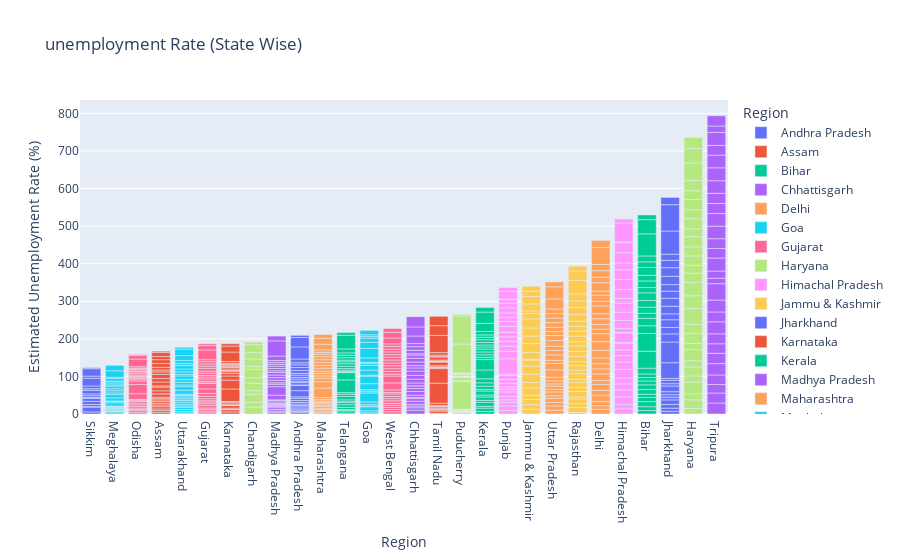

Write notebook code for a chart like this one.
### Markdown cell above
### Data *Visualization*
Visualizing Data By **BAR GRAPH**

### Code cell
fa = px.bar(df1,x='Region',y=' Estimated Unemployment Rate (%)',color='Region',
            title= "unemployment Rate (State Wise)")
fa.update_layout(xaxis={'categoryorder':'total ascending'})
fa.show()

### Figure 1 — Plotly figure (JSON) as saved in the notebook; plotly's stock layout.template omitted (floating-point values rounded to 4 significant figures)
{"data": [{"alignmentgroup": "True", "hovertemplate": "Region=%{x}<br> Estimated Unemployment Rate (%)=%{y}<extra></extra>", "legendgroup": "Andhra Pradesh", "marker": {"color": "#636efa", "pattern": {"shape": ""}}, "name": "Andhra Pradesh", "offsetgroup": "Andhra Pradesh", "orientation": "v", "showlegend": true, "textposition": "auto", "type": "bar", "x": ["Andhra Pradesh", "Andhra Pradesh", "Andhra Pradesh", "Andhra Pradesh", "Andhra Pradesh", "Andhra Pradesh", "Andhra Pradesh", "Andhra Pradesh", "Andhra Pradesh", "Andhra Pradesh", "Andhra Pradesh", "Andhra Pradesh", "Andhra Pradesh", "Andhra Pradesh", "Andhra Pradesh", "Andhra Pradesh", "Andhra Pradesh", "Andhra Pradesh", "Andhra Pradesh", "Andhra Pradesh", "Andhra Pradesh", "Andhra Pradesh", "Andhra Pradesh", "Andhra Pradesh", "Andhra Pradesh", "Andhra Pradesh", "Andhra Pradesh", "Andhra Pradesh"], "xaxis": "x", "y": [3.65, 3.05, 3.75, 3.32, 5.17, 3.52, 4.12, 4.38, 4.84, 5.91, 4.06, 16.29, 14.46, 0.85, 6.09, 3.8, 5.64, 4.61, 6.01, 4.7, 7.54, 7.88, 7.11, 5.66, 9.88, 32.3, 24.91, 5.86], "yaxis": "y"}, {"alignmentgroup": "True", "hovertemplate": "Region=%{x}<br> Estimated Unemployment Rate (%)=%{y}<extra></extra>", "legendgroup": "Assam", "marker": {"color": "#EF553B", "pattern": {"shape": ""}}, "name": "Assam", "offsetgroup": "Assam", "orientation": "v", "showlegend": true, "textposition": "auto", "type": "bar", "x": ["Assam", "Assam", "Assam", "Assam", "Assam", "Assam", "Assam", "Assam", "Assam", "Assam", "Assam", "Assam", "Assam", "Assam", "Assam", "Assam", "Assam", "Assam", "Assam", "Assam", "Assam", "Assam", "Assam", "Assam", "Assam", "Assam"], "xaxis": "x", "y": [4.29, 5.08, 4.26, 5.79, 4.46, 4.65, 4.66, 4.29, 3.26, 3.77, 9.38, 0, 7.87, 9.89, 3.21, 10.39, 9.26, 11.17, 6.31, 5.02, 7.24, 9.98, 10.34, 8.37, 10.77, 3.42], "yaxis": "y"}, {"alignmentgroup": "True", "hovertemplate": "Region=%{x}<br> Estimated Unemployment Rate (%)=%{y}<extra></extra>", "legendgroup": "Bihar", "marker": {"color": "#00cc96", "pattern": {"shape": ""}}, "name": "Bihar", "offsetgroup": "Bihar", "orientation": "v", "showlegend": true, "textposition": "auto", "type": "bar", "x": ["Bihar", "Bihar", "Bihar", "Bihar", "Bihar", "Bihar", "Bihar", "Bihar", "Bihar", "Bihar", "Bihar", "Bihar", "Bihar", "Bihar", "Bihar", "Bihar", "Bihar", "Bihar", "Bihar", "Bihar", "Bihar", "Bihar", "Bihar", "Bihar", "Bihar", "Bihar", "Bihar", "Bihar"], "xaxis": "x", "y": [9.27, 10.2, 13.44, 11, 8.87, 12.47, 12.4, 10.16, 9.13, 9.61, 15.39, 45.09, 47.26, 20.49, 19.9, 13.29, 16.41, 17.66, 20.46, 14.06, 17.62, 14.91, 20.69, 15.11, 15.73, 58.77, 37.87, 12.45], "yaxis": "y"}, {"alignmentgroup": "True", "hovertemplate": "Region=%{x}<br> Estimated Unemployment Rate (%)=%{y}<extra></extra>", "legendgroup": "Chhattisgarh", "marker": {"color": "#ab63fa", "pattern": {"shape": ""}}, "name": "Chhattisgarh", "offsetgroup": "Chhattisgarh", "orientation": "v", "showlegend": true, "textposition": "auto", "type": "bar", "x": ["Chhattisgarh", "Chhattisgarh", "Chhattisgarh", "Chhattisgarh", "Chhattisgarh", "Chhattisgarh", "Chhattisgarh", "Chhattisgarh", "Chhattisgarh", "Chhattisgarh", "Chhattisgarh", "Chhattisgarh", "Chhattisgarh", "Chhattisgarh", "Chhattisgarh", "Chhattisgarh", "Chhattisgarh", "Chhattisgarh", "Chhattisgarh", "Chhattisgarh", "Chhattisgarh", "Chhattisgarh", "Chhattisgarh", "Chhattisgarh", "Chhattisgarh", "Chhattisgarh", "Chhattisgarh", "Chhattisgarh"], "xaxis": "x", "y": [9.82, 6.76, 4.54, 4.64, 8.33, 6.96, 2.77, 6.11, 9.89, 7.89, 7.31, 0, 7.64, 10.14, 9.77, 11.77, 8.17, 6.29, 9.46, 10.27, 8.32, 3.57, 9.01, 9.79, 8.21, 20.13, 24.1, 27.07], "yaxis": "y"}, {"alignmentgroup": "True", "hovertemplate": "Region=%{x}<br> Estimated Unemployment Rate (%)=%{y}<extra></extra>", "legendgroup": "Delhi", "marker": {"color": "#FFA15A", "pattern": {"shape": ""}}, "name": "Delhi", "offsetgroup": "Delhi", "orientation": "v", "showlegend": true, "textposition": "auto", "type": "bar", "x": ["Delhi", "Delhi", "Delhi", "Delhi", "Delhi", "Delhi", "Delhi", "Delhi", "Delhi", "Delhi", "Delhi", "Delhi", "Delhi", "Delhi", "Delhi", "Delhi", "Delhi", "Delhi", "Delhi", "Delhi", "Delhi", "Delhi", "Delhi", "Delhi", "Delhi", "Delhi", "Delhi", "Delhi"], "xaxis": "x", "y": [12.56, 9.33, 11.07, 17.18, 12.5, 15.84, 11.11, 16.97, 13.48, 13.81, 15.18, 20.69, 22.76, 21.14, 12.31, 12.76, 14.68, 13.52, 20.59, 12.41, 16.11, 11.07, 22.45, 14.86, 17.09, 16.51, 45.78, 18.11], "yaxis": "y"}, {"alignmentgroup": "True", "hovertemplate": "Region=%{x}<br> Estimated Unemployment Rate (%)=%{y}<extra></extra>", "legendgroup": "Goa", "marker": {"color": "#19d3f3", "pattern": {"shape": ""}}, "name": "Goa", "offsetgroup": "Goa", "orientation": "v", "showlegend": true, "textposition": "auto", "type": "bar", "x": ["Goa", "Goa", "Goa", "Goa", "Goa", "Goa", "Goa", "Goa", "Goa", "Goa", "Goa", "Goa", "Goa", "Goa", "Goa", "Goa", "Goa", "Goa", "Goa", "Goa", "Goa", "Goa", "Goa", "Goa"], "xaxis": "x", "y": [2.91, 5.45, 10.98, 1.98, 3.61, 7.21, 23.71, 3.54, 5.38, 0, 15.91, 20, 2.75, 13.33, 12.28, 4.9, 3.16, 12.31, 25.2, 16.22, 10.92, 4.31, 4.76, 11.76], "yaxis": "y"}, {"alignmentgroup": "True", "hovertemplate": "Region=%{x}<br> Estimated Unemployment Rate (%)=%{y}<extra></extra>", "legendgroup": "Gujarat", "marker": {"color": "#FF6692", "pattern": {"shape": ""}}, "name": "Gujarat", "offsetgroup": "Gujarat", "orientation": "v", "showlegend": true, "textposition": "auto", "type": "bar", "x": ["Gujarat", "Gujarat", "Gujarat", "Gujarat", "Gujarat", "Gujarat", "Gujarat", "Gujarat", "Gujarat", "Gujarat", "Gujarat", "Gujarat", "Gujarat", "Gujarat", "Gujarat", "Gujarat", "Gujarat", "Gujarat", "Gujarat", "Gujarat", "Gujarat", "Gujarat", "Gujarat", "Gujarat", "Gujarat", "Gujarat", "Gujarat", "Gujarat"], "xaxis": "x", "y": [2.88, 4.77, 4.58, 3.7, 6.29, 4.91, 4.68, 3.46, 5.35, 6.64, 7.59, 12, 14.58, 1.41, 4.09, 6.31, 5.15, 4.2, 5.96, 5.45, 7.53, 5.71, 5.82, 6.04, 5.39, 25.94, 11.62, 4.54], "yaxis": "y"}, {"alignmentgroup": "True", "hovertemplate": "Region=%{x}<br> Estimated Unemployment Rate (%)=%{y}<extra></extra>", "legendgroup": "Haryana", "marker": {"color": "#B6E880", "pattern": {"shape": ""}}, "name": "Haryana", "offsetgroup": "Haryana", "orientation": "v", "showlegend": true, "textposition": "auto", "type": "bar", "x": ["Haryana", "Haryana", "Haryana", "Haryana", "Haryana", "Haryana", "Haryana", "Haryana", "Haryana", "Haryana", "Haryana", "Haryana", "Haryana", "Haryana", "Haryana", "Haryana", "Haryana", "Haryana", "Haryana", "Haryana", "Haryana", "Haryana", "Haryana", "Haryana", "Haryana", "Haryana", "Haryana", "Haryana"], "xaxis": "x", "y": [14.54, 23.08, 16.22, 30.94, 16.36, 24.17, 16.59, 29.56, 16.21, 27.19, 23.92, 41.61, 34.22, 35.57, 24.67, 20.42, 25.45, 24.19, 26.84, 21.04, 27.06, 23.65, 27.24, 23.29, 27.14, 46.89, 38.46, 29.41], "yaxis": "y"}, {"alignmentgroup": "True", "hovertemplate": "Region=%{x}<br> Estimated Unemployment Rate (%)=%{y}<extra></extra>", "legendgroup": "Himachal Pradesh", "marker": {"color": "#FF97FF", "pattern": {"shape": ""}}, "name": "Himachal Pradesh", "offsetgroup": "Himachal Pradesh", "orientation": "v", "showlegend": true, "textposition": "auto", "type": "bar", "x": ["Himachal Pradesh", "Himachal Pradesh", "Himachal Pradesh", "Himachal Pradesh", "Himachal Pradesh", "Himachal Pradesh", "Himachal Pradesh", "Himachal Pradesh", "Himachal Pradesh", "Himachal Pradesh", "Himachal Pradesh", "Himachal Pradesh", "Himachal Pradesh", "Himachal Pradesh", "Himachal Pradesh", "Himachal Pradesh", "Himachal Pradesh", "Himachal Pradesh", "Himachal Pradesh", "Himachal Pradesh", "Himachal Pradesh", "Himachal Pradesh", "Himachal Pradesh", "Himachal Pradesh", "Himachal Pradesh", "Himachal Pradesh", "Himachal Pradesh", "Himachal Pradesh"], "xaxis": "x", "y": [13.68, 11.43, 20.59, 18.56, 15.98, 15.81, 22.86, 19.46, 16.67, 15.42, 17.71, 2.13, 25.64, 1.12, 10.88, 21.43, 21.51, 24.48, 12, 23.77, 27.27, 25.32, 18.15, 27.31, 26.44, 2.7, 50, 10.81], "yaxis": "y"}, {"alignmentgroup": "True", "hovertemplate": "Region=%{x}<br> Estimated Unemployment Rate (%)=%{y}<extra></extra>", "legendgroup": "Jammu & Kashmir", "marker": {"color": "#FECB52", "pattern": {"shape": ""}}, "name": "Jammu & Kashmir", "offsetgroup": "Jammu & Kashmir", "orientation": "v", "showlegend": true, "textposition": "auto", "type": "bar", "x": ["Jammu & Kashmir", "Jammu & Kashmir", "Jammu & Kashmir", "Jammu & Kashmir", "Jammu & Kashmir", "Jammu & Kashmir", "Jammu & Kashmir", "Jammu & Kashmir", "Jammu & Kashmir", "Jammu & Kashmir", "Jammu & Kashmir", "Jammu & Kashmir", "Jammu & Kashmir", "Jammu & Kashmir", "Jammu & Kashmir", "Jammu & Kashmir", "Jammu & Kashmir", "Jammu & Kashmir", "Jammu & Kashmir", "Jammu & Kashmir", "Jammu & Kashmir"], "xaxis": "x", "y": [12.78, 12.09, 13.67, 11.32, 19.27, 14.73, 22.19, 21.23, 16, 2.22, 18.97, 23.04, 19.88, 21.55, 24.06, 14.29, 7.02, 18.54, 19.86, 14.29, 12.96], "yaxis": "y"}, {"alignmentgroup": "True", "hovertemplate": "Region=%{x}<br> Estimated Unemployment Rate (%)=%{y}<extra></extra>", "legendgroup": "Jharkhand", "marker": {"color": "#636efa", "pattern": {"shape": ""}}, "name": "Jharkhand", "offsetgroup": "Jharkhand", "orientation": "v", "showlegend": true, "textposition": "auto", "type": "bar", "x": ["Jharkhand", "Jharkhand", "Jharkhand", "Jharkhand", "Jharkhand", "Jharkhand", "Jharkhand", "Jharkhand", "Jharkhand", "Jharkhand", "Jharkhand", "Jharkhand", "Jharkhand", "Jharkhand", "Jharkhand", "Jharkhand", "Jharkhand", "Jharkhand", "Jharkhand", "Jharkhand", "Jharkhand", "Jharkhand", "Jharkhand", "Jharkhand", "Jharkhand", "Jharkhand", "Jharkhand", "Jharkhand"], "xaxis": "x", "y": [7.11, 8.46, 9.98, 12.06, 7.12, 6.57, 8.07, 15.15, 6.16, 9.06, 5.01, 41.72, 55.1, 21.53, 17.23, 20.51, 15.67, 20.25, 21.16, 19.05, 17.34, 22.01, 22.96, 19.67, 16.4, 61.48, 70.17, 19.38], "yaxis": "y"}, {"alignmentgroup": "True", "hovertemplate": "Region=%{x}<br> Estimated Unemployment Rate (%)=%{y}<extra></extra>", "legendgroup": "Karnataka", "marker": {"color": "#EF553B", "pattern": {"shape": ""}}, "name": "Karnataka", "offsetgroup": "Karnataka", "orientation": "v", "showlegend": true, "textposition": "auto", "type": "bar", "x": ["Karnataka", "Karnataka", "Karnataka", "Karnataka", "Karnataka", "Karnataka", "Karnataka", "Karnataka", "Karnataka", "Karnataka", "Karnataka", "Karnataka", "Karnataka", "Karnataka", "Karnataka", "Karnataka", "Karnataka", "Karnataka", "Karnataka", "Karnataka", "Karnataka", "Karnataka", "Karnataka", "Karnataka", "Karnataka", "Karnataka", "Karnataka", "Karnataka"], "xaxis": "x", "y": [5.46, 5.98, 0.52, 0.37, 3.2, 7.13, 1.19, 0.41, 2.57, 4.11, 2.39, 33.17, 23.72, 10.92, 6.56, 5, 2.29, 1.27, 3.57, 3.87, 3.44, 1.56, 3.31, 2.88, 4.92, 25.12, 15.88, 6.12], "yaxis": "y"}, {"alignmentgroup": "True", "hovertemplate": "Region=%{x}<br> Estimated Unemployment Rate (%)=%{y}<extra></extra>", "legendgroup": "Kerala", "marker": {"color": "#00cc96", "pattern": {"shape": ""}}, "name": "Kerala", "offsetgroup": "Kerala", "orientation": "v", "showlegend": true, "textposition": "auto", "type": "bar", "x": ["Kerala", "Kerala", "Kerala", "Kerala", "Kerala", "Kerala", "Kerala", "Kerala", "Kerala", "Kerala", "Kerala", "Kerala", "Kerala", "Kerala", "Kerala", "Kerala", "Kerala", "Kerala", "Kerala", "Kerala", "Kerala", "Kerala", "Kerala", "Kerala", "Kerala", "Kerala", "Kerala", "Kerala"], "xaxis": "x", "y": [6.63, 9, 4.95, 10.32, 5.35, 9.14, 5, 10.77, 4.11, 8.91, 8.85, 10.71, 23.38, 27.66, 6.11, 6.67, 7.58, 7.69, 5.52, 5.35, 6.71, 7.31, 6.65, 6.08, 9.14, 21.43, 30.28, 12.17], "yaxis": "y"}, {"alignmentgroup": "True", "hovertemplate": "Region=%{x}<br> Estimated Unemployment Rate (%)=%{y}<extra></extra>", "legendgroup": "Madhya Pradesh", "marker": {"color": "#ab63fa", "pattern": {"shape": ""}}, "name": "Madhya Pradesh", "offsetgroup": "Madhya Pradesh", "orientation": "v", "showlegend": true, "textposition": "auto", "type": "bar", "x": ["Madhya Pradesh", "Madhya Pradesh", "Madhya Pradesh", "Madhya Pradesh", "Madhya Pradesh", "Madhya Pradesh", "Madhya Pradesh", "Madhya Pradesh", "Madhya Pradesh", "Madhya Pradesh", "Madhya Pradesh", "Madhya Pradesh", "Madhya Pradesh", "Madhya Pradesh", "Madhya Pradesh", "Madhya Pradesh", "Madhya Pradesh", "Madhya Pradesh", "Madhya Pradesh", "Madhya Pradesh", "Madhya Pradesh", "Madhya Pradesh", "Madhya Pradesh", "Madhya Pradesh", "Madhya Pradesh", "Madhya Pradesh", "Madhya Pradesh", "Madhya Pradesh"], "xaxis": "x", "y": [3.63, 4.25, 3.92, 4.94, 3.08, 2.98, 2.72, 2.94, 3.66, 4.42, 1.19, 12.5, 22.46, 6.46, 3.91, 6.38, 7.38, 6.82, 7, 4.4, 6.06, 6.2, 5.17, 4.96, 4.8, 11.94, 40.49, 12.72], "yaxis": "y"}, {"alignmentgroup": "True", "hovertemplate": "Region=%{x}<br> Estimated Unemployment Rate (%)=%{y}<extra></extra>", "legendgroup": "Maharashtra", "marker": {"color": "#FFA15A", "pattern": {"shape": ""}}, "name": "Maharashtra", "offsetgroup": "Maharashtra", "orientation": "v", "showlegend": true, "textposition": "auto", "type": "bar", "x": ["Maharashtra", "Maharashtra", "Maharashtra", "Maharashtra", "Maharashtra", "Maharashtra", "Maharashtra", "Maharashtra", "Maharashtra", "Maharashtra", "Maharashtra", "Maharashtra", "Maharashtra", "Maharashtra", "Maharashtra", "Maharashtra", "Maharashtra", "Maharashtra", "Maharashtra", "Maharashtra", "Maharashtra", "Maharashtra", "Maharashtra", "Maharashtra", "Maharashtra", "Maharashtra", "Maharashtra", "Maharashtra"], "xaxis": "x", "y": [3.67, 4.34, 3.66, 3.76, 4.4, 3.81, 3.68, 3.03, 3.8, 4.24, 5.38, 25.28, 16.89, 9.4, 6.08, 6.46, 6.35, 7.57, 7.6, 7.51, 7.6, 7.83, 6.67, 5.34, 6.34, 14.99, 15.92, 10.01], "yaxis": "y"}, {"alignmentgroup": "True", "hovertemplate": "Region=%{x}<br> Estimated Unemployment Rate (%)=%{y}<extra></extra>", "legendgroup": "Meghalaya", "marker": {"color": "#19d3f3", "pattern": {"shape": ""}}, "name": "Meghalaya", "offsetgroup": "Meghalaya", "orientation": "v", "showlegend": true, "textposition": "auto", "type": "bar", "x": ["Meghalaya", "Meghalaya", "Meghalaya", "Meghalaya", "Meghalaya", "Meghalaya", "Meghalaya", "Meghalaya", "Meghalaya", "Meghalaya", "Meghalaya", "Meghalaya", "Meghalaya", "Meghalaya", "Meghalaya", "Meghalaya", "Meghalaya", "Meghalaya", "Meghalaya", "Meghalaya", "Meghalaya", "Meghalaya", "Meghalaya", "Meghalaya", "Meghalaya", "Meghalaya", "Meghalaya"], "xaxis": "x", "y": [3.16, 4.23, 1.03, 0.52, 0.24, 3.7, 1.5, 1.8, 0.97, 2.76, 1.28, 8.38, 3.73, 1.35, 8.4, 8.66, 4.43, 5.8, 5.3, 7.2, 3.02, 5.21, 4.76, 7.37, 2.8, 17.39, 14.58], "yaxis": "y"}, {"alignmentgroup": "True", "hovertemplate": "Region=%{x}<br> Estimated Unemployment Rate (%)=%{y}<extra></extra>", "legendgroup": "Odisha", "marker": {"color": "#FF6692", "pattern": {"shape": ""}}, "name": "Odisha", "offsetgroup": "Odisha", "orientation": "v", "showlegend": true, "textposition": "auto", "type": "bar", "x": ["Odisha", "Odisha", "Odisha", "Odisha", "Odisha", "Odisha", "Odisha", "Odisha", "Odisha", "Odisha", "Odisha", "Odisha", "Odisha", "Odisha", "Odisha", "Odisha", "Odisha", "Odisha", "Odisha", "Odisha", "Odisha", "Odisha", "Odisha", "Odisha", "Odisha", "Odisha", "Odisha", "Odisha"], "xaxis": "x", "y": [4.17, 4.71, 3.31, 3.68, 4.31, 4.28, 4.72, 4.67, 1.81, 3.31, 15.09, 24.48, 9.45, 4.59, 2.95, 2.63, 1.78, 3.5, 3.78, 4.5, 2.23, 3.36, 2.28, 2.19, 3.96, 20.5, 10, 2.18], "yaxis": "y"}, {"alignmentgroup": "True", "hovertemplate": "Region=%{x}<br> Estimated Unemployment Rate (%)=%{y}<extra></extra>", "legendgroup": "Puducherry", "marker": {"color": "#B6E880", "pattern": {"shape": ""}}, "name": "Puducherry", "offsetgroup": "Puducherry", "orientation": "v", "showlegend": true, "textposition": "auto", "type": "bar", "x": ["Puducherry", "Puducherry", "Puducherry", "Puducherry", "Puducherry", "Puducherry", "Puducherry", "Puducherry", "Puducherry", "Puducherry", "Puducherry", "Puducherry", "Puducherry", "Puducherry", "Puducherry", "Puducherry", "Puducherry", "Puducherry", "Puducherry", "Puducherry", "Puducherry", "Puducherry", "Puducherry", "Puducherry", "Puducherry", "Puducherry"], "xaxis": "x", "y": [0, 0, 0, 4.85, 0, 1.18, 0, 1.99, 0.58, 1.74, 2.31, 74.51, 1.25, 0, 0, 8.95, 1.22, 1.17, 1.37, 5.21, 0.57, 1.78, 0.62, 76.74, 75, 4.55], "yaxis": "y"}, {"alignmentgroup": "True", "hovertemplate": "Region=%{x}<br> Estimated Unemployment Rate (%)=%{y}<extra></extra>", "legendgroup": "Punjab", "marker": {"color": "#FF97FF", "pattern": {"shape": ""}}, "name": "Punjab", "offsetgroup": "Punjab", "orientation": "v", "showlegend": true, "textposition": "auto", "type": "bar", "x": ["Punjab", "Punjab", "Punjab", "Punjab", "Punjab", "Punjab", "Punjab", "Punjab", "Punjab", "Punjab", "Punjab", "Punjab", "Punjab", "Punjab", "Punjab", "Punjab", "Punjab", "Punjab", "Punjab", "Punjab", "Punjab", "Punjab", "Punjab", "Punjab", "Punjab", "Punjab", "Punjab", "Punjab"], "xaxis": "x", "y": [9.17, 12.21, 9.64, 6.69, 8.59, 12.56, 7.07, 6.13, 9.69, 10.41, 10.51, 3.69, 40.59, 20, 13.49, 13.17, 11.61, 11.99, 15.69, 13.75, 10.39, 11.97, 13.68, 11.99, 9.97, 1.13, 20.54, 10.55], "yaxis": "y"}, {"alignmentgroup": "True", "hovertemplate": "Region=%{x}<br> Estimated Unemployment Rate (%)=%{y}<extra></extra>", "legendgroup": "Rajasthan", "marker": {"color": "#FECB52", "pattern": {"shape": ""}}, "name": "Rajasthan", "offsetgroup": "Rajasthan", "orientation": "v", "showlegend": true, "textposition": "auto", "type": "bar", "x": ["Rajasthan", "Rajasthan", "Rajasthan", "Rajasthan", "Rajasthan", "Rajasthan", "Rajasthan", "Rajasthan", "Rajasthan", "Rajasthan", "Rajasthan", "Rajasthan", "Rajasthan", "Rajasthan", "Rajasthan", "Rajasthan", "Rajasthan", "Rajasthan", "Rajasthan", "Rajasthan", "Rajasthan", "Rajasthan", "Rajasthan", "Rajasthan", "Rajasthan", "Rajasthan", "Rajasthan", "Rajasthan"], "xaxis": "x", "y": [4.03, 13.7, 9.7, 12.5, 5.45, 14.66, 10.47, 13.96, 8, 14.48, 9.47, 12.25, 10.45, 13.86, 13.62, 14.36, 11.67, 14.71, 12.63, 13.02, 14.3, 18.04, 18.82, 17.02, 18.54, 35.53, 25.35, 13.04], "yaxis": "y"}, {"alignmentgroup": "True", "hovertemplate": "Region=%{x}<br> Estimated Unemployment Rate (%)=%{y}<extra></extra>", "legendgroup": "Sikkim", "marker": {"color": "#636efa", "pattern": {"shape": ""}}, "name": "Sikkim", "offsetgroup": "Sikkim", "orientation": "v", "showlegend": true, "textposition": "auto", "type": "bar", "x": ["Sikkim", "Sikkim", "Sikkim", "Sikkim", "Sikkim", "Sikkim", "Sikkim", "Sikkim", "Sikkim", "Sikkim", "Sikkim", "Sikkim", "Sikkim", "Sikkim", "Sikkim", "Sikkim", "Sikkim"], "xaxis": "x", "y": [5.48, 13.11, 1, 0, 5.81, 8.2, 7.76, 2.56, 4.82, 4.81, 9.68, 4.04, 7.37, 20.45, 5.77, 19.75, 2.63], "yaxis": "y"}, {"alignmentgroup": "True", "hovertemplate": "Region=%{x}<br> Estimated Unemployment Rate (%)=%{y}<extra></extra>", "legendgroup": "Tamil Nadu", "marker": {"color": "#EF553B", "pattern": {"shape": ""}}, "name": "Tamil Nadu", "offsetgroup": "Tamil Nadu", "orientation": "v", "showlegend": true, "textposition": "auto", "type": "bar", "x": ["Tamil Nadu", "Tamil Nadu", "Tamil Nadu", "Tamil Nadu", "Tamil Nadu", "Tamil Nadu", "Tamil Nadu", "Tamil Nadu", "Tamil Nadu", "Tamil Nadu", "Tamil Nadu", "Tamil Nadu", "Tamil Nadu", "Tamil Nadu", "Tamil Nadu", "Tamil Nadu", "Tamil Nadu", "Tamil Nadu", "Tamil Nadu", "Tamil Nadu", "Tamil Nadu", "Tamil Nadu", "Tamil Nadu", "Tamil Nadu", "Tamil Nadu", "Tamil Nadu", "Tamil Nadu", "Tamil Nadu"], "xaxis": "x", "y": [0.97, 0.92, 6.01, 2.91, 1.71, 1.46, 2.46, 3.73, 1.18, 1.17, 6.36, 53.19, 38.73, 2.06, 0.89, 1.56, 3.18, 9.53, 1.86, 1.13, 2.65, 8.05, 2.05, 3.31, 6.46, 45.55, 25.95, 24.93], "yaxis": "y"}, {"alignmentgroup": "True", "hovertemplate": "Region=%{x}<br> Estimated Unemployment Rate (%)=%{y}<extra></extra>", "legendgroup": "Telangana", "marker": {"color": "#00cc96", "pattern": {"shape": ""}}, "name": "Telangana", "offsetgroup": "Telangana", "orientation": "v", "showlegend": true, "textposition": "auto", "type": "bar", "x": ["Telangana", "Telangana", "Telangana", "Telangana", "Telangana", "Telangana", "Telangana", "Telangana", "Telangana", "Telangana", "Telangana", "Telangana", "Telangana", "Telangana", "Telangana", "Telangana", "Telangana", "Telangana", "Telangana", "Telangana", "Telangana", "Telangana", "Telangana", "Telangana", "Telangana", "Telangana", "Telangana", "Telangana"], "xaxis": "x", "y": [2.23, 5.92, 2.45, 1.4, 5.49, 7.29, 6.47, 1.35, 5.02, 9.02, 5.63, 4.51, 34.01, 19.3, 1.52, 1.43, 3.73, 4.19, 6.19, 6.74, 5.23, 4.22, 6.49, 6.74, 6.1, 10.5, 36.57, 6.92], "yaxis": "y"}, {"alignmentgroup": "True", "hovertemplate": "Region=%{x}<br> Estimated Unemployment Rate (%)=%{y}<extra></extra>", "legendgroup": "Tripura", "marker": {"color": "#ab63fa", "pattern": {"shape": ""}}, "name": "Tripura", "offsetgroup": "Tripura", "orientation": "v", "showlegend": true, "textposition": "auto", "type": "bar", "x": ["Tripura", "Tripura", "Tripura", "Tripura", "Tripura", "Tripura", "Tripura", "Tripura", "Tripura", "Tripura", "Tripura", "Tripura", "Tripura", "Tripura", "Tripura", "Tripura", "Tripura", "Tripura", "Tripura", "Tripura", "Tripura", "Tripura", "Tripura", "Tripura", "Tripura", "Tripura", "Tripura", "Tripura"], "xaxis": "x", "y": [29.25, 26.64, 22.47, 25.49, 30.23, 27.54, 25.25, 26.53, 31.91, 26.22, 31.61, 43.64, 14.71, 18.84, 34.69, 25.59, 25.81, 33.45, 33.57, 26.67, 27.15, 33.48, 34.37, 33.88, 25.69, 34.88, 16.78, 27.47], "yaxis": "y"}, {"alignmentgroup": "True", "hovertemplate": "Region=%{x}<br> Estimated Unemployment Rate (%)=%{y}<extra></extra>", "legendgroup": "Uttar Pradesh", "marker": {"color": "#FFA15A", "pattern": {"shape": ""}}, "name": "Uttar Pradesh", "offsetgroup": "Uttar Pradesh", "orientation": "v", "showlegend": true, "textposition": "auto", "type": "bar", "x": ["Uttar Pradesh", "Uttar Pradesh", "Uttar Pradesh", "Uttar Pradesh", "Uttar Pradesh", "Uttar Pradesh", "Uttar Pradesh", "Uttar Pradesh", "Uttar Pradesh", "Uttar Pradesh", "Uttar Pradesh", "Uttar Pradesh", "Uttar Pradesh", "Uttar Pradesh", "Uttar Pradesh", "Uttar Pradesh", "Uttar Pradesh", "Uttar Pradesh", "Uttar Pradesh", "Uttar Pradesh", "Uttar Pradesh", "Uttar Pradesh", "Uttar Pradesh", "Uttar Pradesh", "Uttar Pradesh", "Uttar Pradesh", "Uttar Pradesh", "Uttar Pradesh"], "xaxis": "x", "y": [10.26, 11.13, 9.19, 11.47, 6.45, 10.18, 6.94, 8.43, 6.06, 8.12, 9.37, 19.92, 16.89, 8.51, 14.4, 11.62, 11.8, 14.73, 13.58, 10.35, 11.31, 12.37, 12.34, 11.65, 12.32, 26.94, 32.06, 13.05], "yaxis": "y"}, {"alignmentgroup": "True", "hovertemplate": "Region=%{x}<br> Estimated Unemployment Rate (%)=%{y}<extra></extra>", "legendgroup": "Uttarakhand", "marker": {"color": "#19d3f3", "pattern": {"shape": ""}}, "name": "Uttarakhand", "offsetgroup": "Uttarakhand", "orientation": "v", "showlegend": true, "textposition": "auto", "type": "bar", "x": ["Uttarakhand", "Uttarakhand", "Uttarakhand", "Uttarakhand", "Uttarakhand", "Uttarakhand", "Uttarakhand", "Uttarakhand", "Uttarakhand", "Uttarakhand", "Uttarakhand", "Uttarakhand", "Uttarakhand", "Uttarakhand", "Uttarakhand", "Uttarakhand", "Uttarakhand", "Uttarakhand", "Uttarakhand", "Uttarakhand", "Uttarakhand", "Uttarakhand", "Uttarakhand", "Uttarakhand", "Uttarakhand", "Uttarakhand", "Uttarakhand"], "xaxis": "x", "y": [1.63, 4.65, 5.74, 6.11, 3.47, 4.83, 5.56, 4.52, 4.17, 4.85, 3.66, 3.57, 10.71, 9.17, 4.69, 6.94, 7.43, 9.62, 4.72, 6.34, 7.39, 8.92, 5.28, 8.15, 13.18, 17.36, 5.08], "yaxis": "y"}, {"alignmentgroup": "True", "hovertemplate": "Region=%{x}<br> Estimated Unemployment Rate (%)=%{y}<extra></extra>", "legendgroup": "West Bengal", "marker": {"color": "#FF6692", "pattern": {"shape": ""}}, "name": "West Bengal", "offsetgroup": "West Bengal", "orientation": "v", "showlegend": true, "textposition": "auto", "type": "bar", "x": ["West Bengal", "West Bengal", "West Bengal", "West Bengal", "West Bengal", "West Bengal", "West Bengal", "West Bengal", "West Bengal", "West Bengal", "West Bengal", "West Bengal", "West Bengal", "West Bengal", "West Bengal", "West Bengal", "West Bengal", "West Bengal", "West Bengal", "West Bengal", "West Bengal", "West Bengal", "West Bengal", "West Bengal", "West Bengal", "West Bengal", "West Bengal", "West Bengal"], "xaxis": "x", "y": [6.02, 5.85, 5.62, 5.58, 5.26, 6.78, 5.83, 5.79, 6.79, 3.78, 7.02, 18.32, 18.43, 4.94, 7.25, 7.38, 7.91, 7.27, 7.79, 7.83, 6.61, 7.24, 7.27, 7.55, 6.67, 15.63, 15.22, 9.86], "yaxis": "y"}, {"alignmentgroup": "True", "hovertemplate": "Region=%{x}<br> Estimated Unemployment Rate (%)=%{y}<extra></extra>", "legendgroup": "Chandigarh", "marker": {"color": "#B6E880", "pattern": {"shape": ""}}, "name": "Chandigarh", "offsetgroup": "Chandigarh", "orientation": "v", "showlegend": true, "textposition": "auto", "type": "bar", "x": ["Chandigarh", "Chandigarh", "Chandigarh", "Chandigarh", "Chandigarh", "Chandigarh", "Chandigarh", "Chandigarh", "Chandigarh", "Chandigarh", "Chandigarh", "Chandigarh"], "xaxis": "x", "y": [18.35, 12.4, 21.8, 9.52, 20.14, 13.99, 22.05, 8.33, 20, 16.67, 21.43, 7.22], "yaxis": "y"}], "layout": {"autosize": true, "barmode": "relative", "legend": {"title": {"text": "Region"}, "tracegroupgap": 0}, "title": {"text": "unemployment Rate (State Wise)"}, "xaxis": {"anchor": "y", "autorange": true, "categoryarray": ["Andhra Pradesh", "Assam", "Bihar", "Chhattisgarh", "Delhi", "Goa", "Gujarat", "Haryana", "Himachal Pradesh", "Jammu & Kashmir", "Jharkhand", "Karnataka", "Kerala", "Madhya Pradesh", "Maharashtra", "Meghalaya", "Odisha", "Puducherry", "Punjab", "Rajasthan", "Sikkim", "Tamil Nadu", "Telangana", "Tripura", "Uttar Pradesh", "Uttarakhand", "West Bengal", "Chandigarh"], "categoryorder": "total ascending", "domain": [0, 1], "range": [-0.5, 27.5], "title": {"text": "Region"}, "type": "category"}, "yaxis": {"anchor": "x", "autorange": true, "domain": [0, 1], "range": [0, 835.6], "title": {"text": " Estimated Unemployment Rate (%)"}, "type": "linear"}}}
